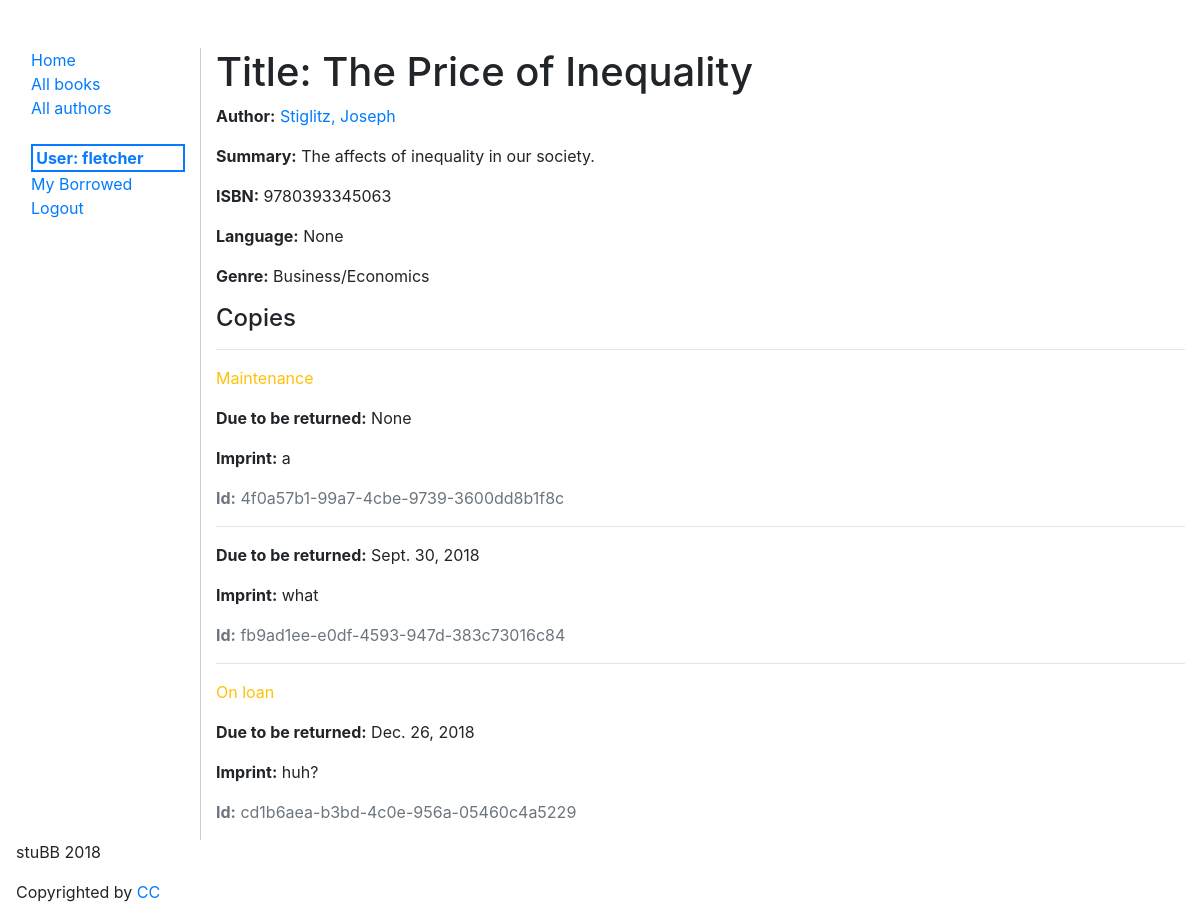
The page /catalog/book/1 (signed in) on the database its author committed.
### catalog/models.py (models this page shows, shortened)
class Book(models.Model):
  title = models.CharField(max_length=200)
  author = models.ForeignKey('Author', on_delete=models.SET_NULL, null=True)
  summary = models.TextField(max_length=1000, help_text="Enter a brief description of the book")
  isbn = models.CharField('ISBN', max_length=14,
                          help_text='13 Character <a href="https://www.isbn-international.org/content/what-isbn">ISBN number</a>')
  genre = models.ManyToManyField(Genre, help_text="Select a genre for this book")
  subject = models.CharField(max_length=100, null=True, blank=True)
  publisher = models.CharField(max_length=250, null=True, blank=True)
  contributor = models.CharField(max_length=200, null=True, blank=True, help_text="An entity responsible for making contributions to the content of the resource.")
  date = models.DateField(null=True, blank=True,)
  type = models.CharField(max_length=60, null=True, blank=True, help_text="Genre")
  format = models.CharField(max_length=60, null=True, blank=True, help_text="Format may include the media-type or dimensions of the resource.")
  source = models.CharField(max_length=60, null=True, blank=True)
  language = models.CharField(max_length=60, null=True, blank=True)
  relation = models.CharField(max_length=60, null=True, blank=True, help_text="A reference to a related resource.")
  coverage = models.CharField(max_length=250, null=True, blank=True, help_text="Coverage will typically include spatial location (a place name or geographic coordinates), temporal period (a period label, date, or date range) or jurisdiction (such as a named administrative entity).")
  rights = models.CharField(max_length=250, null=True, blank=True, help_text="A Rights element will contain a rights management statement for the resource, or reference a service providing such information.")
  class Meta:
    ordering = ['title']
  def display_genre(self):
    """Note: Getting the genre may not be a good idea here, because
      of the "cost" of the database operation. We're showing you how because
      calling functions in your models can be very useful for other reasons —
      for example to add a Delete link next to every item in the list."""
    """Creates a string for the Genre. This is required to display genre in Admin."""
    return ', '.join([genre.name for genre in self.genre.all()[:3]])
  display_genre.short_description = 'Genre'

class Author(models.Model):
  first_name = models.CharField(max_length=100)
  last_name = models.CharField(max_length=100)
  date_of_birth = models.DateField(null=True, blank=True)
  date_of_death = models.DateField('died', null=True, blank=True)
  born_in = models.CharField(max_length=200, null=True, blank=True)
  education = models.CharField(max_length=200, null=True, blank=True)
  COMMON_BOOK_AWARDS = (
    ('booker', 'Booker Award'),
    ('caldecott', 'Caldecott Medal'),
    ('nba', 'National Book Award'),
    ('nbcca', 'National Book Critics Circle Award'),
    ('newbery', 'Newbery Medal'),
    ('npl', 'Nobel Prize for Literature'),
    ('p/f', 'PEN/Faulkner Award'),
    ('pp', 'Pulitzer Prize'),
    ('cwp', "Commonwealth Writers' Prize"),
    ('emma', 'EMMA Awards')
  )
  awards = models.CharField(max_length=10, choices=COMMON_BOOK_AWARDS, null=True, blank=True)
  class Meta:
    ordering = ["last_name", "first_name"]
  def __str__(self):
    return '{0}, {1}'.format(self.last_name, self.first_name)

class Genre(models.Model):
  name = models.CharField(max_length=200, help_text="Enter a book genre (e.g. Science Fiction, French Poetry etc.)")
  class Meta:
    ordering = ['name']
  def __str__(self):
    return self.name

class BookInstance(models.Model):
  id = models.UUIDField(primary_key=True, default=uuid.uuid4,
                        help_text="Unique ID for this particular book across whole library")
  book = models.ForeignKey('Book', on_delete=models.SET_NULL, null=True)
  imprint = models.CharField(max_length=200)
  due_back = models.DateField(null=True, blank=True)
  borrower = models.ForeignKey(User, on_delete=models.SET_NULL, null=True, blank=True)
  LOAN_STATUS = (
    ('d', 'Maintenance'),
    ('o', 'On loan'),
    ('a', 'Available'),
    ('r', 'Reserved'),
  )
  status = models.CharField(max_length=1, choices=LOAN_STATUS, blank=True, default='d', help_text='Book availability')
  class Meta:
    ordering = ["due_back"]
    permissions = (("can_mark_returned", "Set book as returned"),)

### catalog/views.py (the view)
# urls.py: path('book/<int:pk>', views.BookDetailView.as_view(), name='book-detail'),
class BookDetailView(LoginRequiredMixin, generic.DetailView):
  model = Book

### templates/catalog/book_detail.html (shortened to what this page needs)
{% extends 'catalog/base.html' %}
{% block content %}
  <h1>Title: {{ book.title }}</h1>
  <p><strong>Author:</strong> <a href="{% url 'author-detail' book.author.pk %}">{{ book.author }}</a>
  <p><strong>Summary:</strong> {{ book.summary }}</p>
  <p><strong>ISBN:</strong> {{ book.isbn }}</p>
  <p><strong>Language:</strong> {{ book.language }}</p>
  <p><strong>Genre:</strong> {% for genre in book.genre.all %} {{ genre }}{% if not forloop.last %}, {% endif %}{% endfor %}</p>
  <div>
    <h4>Copies</h4>
    {% for copy in book.bookinstance_set.all %}
      <hr>
      <p class="{% if copy.status == 'a' %}text-success{% elif copy.status == 'm' %}text-danger{% else %}text-warning{% endif %}">{{ copy.get_status_display }}</p>
      {% if copy.status != 'a' %}
        <p><strong>Due to be returned:</strong> {{copy.due_back}}</p>
      {% endif %}
      <p><strong>Imprint:</strong> {{copy.imprint}}</p>
      <p class="text-muted"><strong>Id:</strong> {{copy.id}}</p>
    {% endfor %}
  </div>
{% endblock %}

### templates/catalog/base.html (shortened to what this page needs)
<!DOCTYPE html>
<html lang="en">
  <head>
    {% load staticfiles %}
    {% block head %}
    <link rel="stylesheet" href="{% static 'styles/catalog.css' %}" />
    <link rel="stylesheet" href="https://stackpath.bootstrapcdn.com/bootstrap/4.1.3/css/bootstrap.min.css">
    {% endblock %}
  </head>
  <body>
    <div class="container-fluid">
    <div class="row">
      <div class="col-sm-2">
      {% block sidebar %}
        <ul class="sidebar-nav">
          <li><a href="{% url 'index' %}">Home</a></li>
          <li><a href="{% url 'books' %}">All books</a></li>
          <li><a href="{% url 'authors' %}">All authors</a></li><br />
        {% if user.is_authenticated %}
          <li class="current-user">User: {{ user.get_username }}</li>
          <li><a href="{% url 'my-borrowed' %}">My Borrowed</a> </li>
          <li><a href="{% url 'logout'%}">Logout</a></li>
        {% else %}
          <li><a href="{% url 'login'%}">Login</a></li>
        {% endif %}
        </ul>
     {% endblock %}
      </div>
      <div class="col-sm-10 content">
        {% block content %}{% endblock %}
      </div>
    </div>
  </div>
  <footer class="basic-footer">
      <p> stuBB 2018</p>
      <p>Copyrighted by <a href="https://creativecommons.org/licenses/by/3.0/">CC</a></p>
  </footer>
  </body>
</html>

### catalog/static/styles/catalog.css (style rules this page uses)
.sidebar-nav { margin-top: 3em; list-style: none; margin-left: -1.5em; }
.content { margin-top: 3em; border-left: 1px solid #ccc; }
.current-user { border: 2px solid #077bff; color: #077bff; font-weight: bold; padding-left: .2em; }
footer { padding-left: 1em; }

### rows shown on the page
Book: title "The Price of Inequality", author "Stiglitz, Joseph", summary "The affects of inequality in our society.", isbn "9780393345063", language "None"
Genre: name "Business/Economics"
BookInstance: status "Maintenance", due_back "None", imprint "a", id "4f0a57b1-99a7-4cbe-9739-3600dd8b1f8c"
BookInstance: due_back "Sept. 30, 2018", imprint "what", id "fb9ad1ee-e0df-4593-947d-383c73016c84"
BookInstance: status "On loan", due_back "Dec. 26, 2018", imprint "huh?", id "cd1b6aea-b3bd-4c0e-956a-05460c4a5229"

### other values the page prints
{{ user.get_username }} "fletcher"
